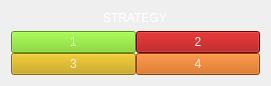
   <widget class="QWidget" name="layoutWidget_2">
    <property name="geometry">
     <rect>
      <x>1060</x>
      <y>610</y>
      <width>271</width>
      <height>81</height>
     </rect>
    </property>
    <layout class="QVBoxLayout" name="layout_strategy">
     <item alignment="Qt::AlignHCenter">
      <widget class="QLabel" name="label_strategy">
       <property name="styleSheet">
        <string notr="true">font: 57 bold 13pt &quot;Ubuntu&quot;;
color: rgb(255, 255, 255);
</string>
       </property>
       <property name="text">
        <string>STRATEGY</string>
       </property>
      </widget>
     </item>
     <item>
      <layout class="QGridLayout" name="pushButton_strategy">
       <property name="spacing">
        <number>0</number>
       </property>
       <item row="0" column="0">
        <widget class="QPushButton" name="pushButton_strategy1">
         <property name="styleSheet">
          <string notr="true">background-color: rgb(115, 210, 22);
color: rgb(238, 238, 236);
font: 11pt &quot;Ubuntu&quot;;</string>
         </property>
         <property name="text">
          <string>1</string>
         </property>
        </widget>
       </item>
       <item row="0" column="1">
        <widget class="QPushButton" name="pushButton_strategy2">
         <property name="styleSheet">
          <string notr="true">background-color: rgb(164, 0, 0);
color: rgb(238, 238, 236);
font: 11pt &quot;Ubuntu&quot;;</string>
         </property>
         <property name="text">
          <string>2</string>
         </property>
        </widget>
       </item>
       <item row="1" column="0">
        <widget class="QPushButton" name="pushButton_strategy3">
         <property name="styleSheet">
          <string notr="true">background-color: rgb(196, 160, 0);
color: rgb(238, 238, 236);
font: 11pt &quot;Ubuntu&quot;;</string>
         </property>
         <property name="text">
          <string>3</string>
         </property>
        </widget>
       </item>
       <item row="1" column="1">
        <widget class="QPushButton" name="pushButton_strategy4">
         <property name="styleSheet">
          <string notr="true">background-color: rgb(206, 92, 0);
color: rgb(238, 238, 236);
font: 11pt &quot;Ubuntu&quot;;</string>
         </property>
         <property name="text">
          <string>4</string>
         </property>
        </widget>
       </item>
      </layout>
     </item>
    </layout>
   </widget>
